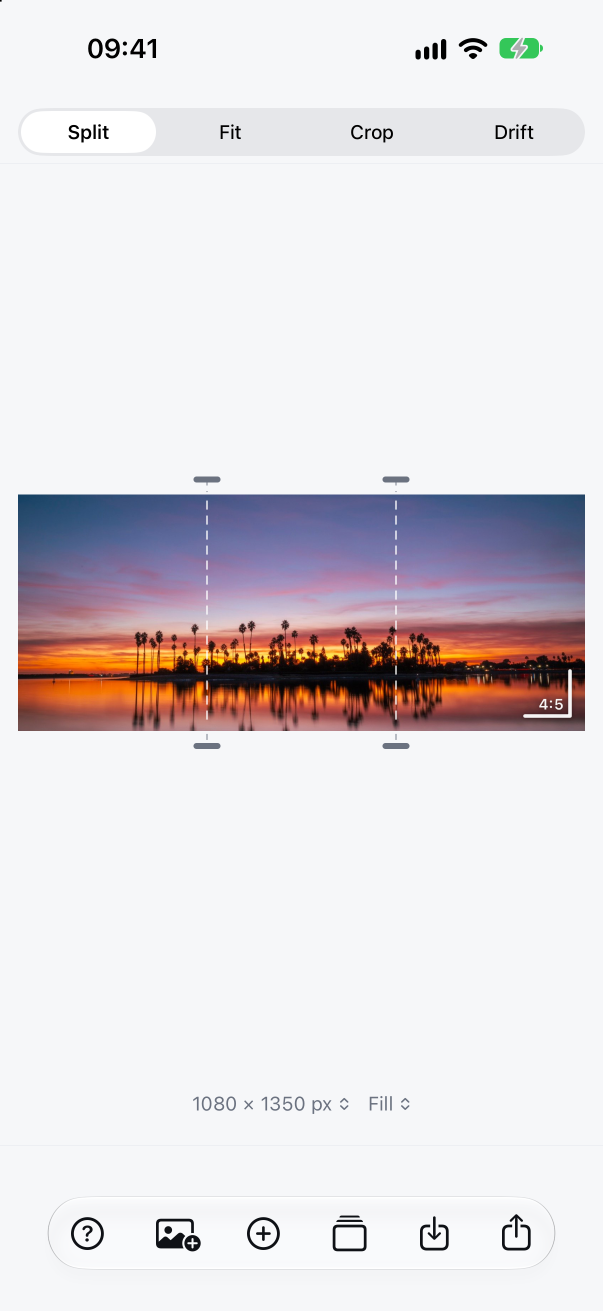
#> input picture appstore/screenshots-6.3/01-split.png, 1206 x 2622 px, found by its file name (shown at 1/2 size)
$ python make-universal.py
#> lines starting #> are read from the running program, lines starting #| are printed output that depends on the picture; after the words box and inside, x2 and y2 are one past the last pixel; in counts of white or black regions, pixels touching at a corner belong together
"""Compose the App Store universal creative asset (5244 x 2950, opaque PNG)."""
from PIL import Image, ImageDraw, ImageFont, ImageFilter

W, H = 5244, 2950
BG = (246, 247, 249)
TEXT = (17, 19, 23)
SECONDARY = (107, 114, 128)
MUTED = (154, 160, 172)
STROKE = (228, 231, 236)

SF = "/System/Library/Fonts/SFNS.ttf"


def font(size, weight):
    f = ImageFont.truetype(SF, size)
    try:
        f.set_variation_by_name(weight)
    except Exception:
        pass
    return f


def text_size(draw, s, f, tracking=0):
    if tracking == 0:
        return draw.textlength(s, font=f)
    return sum(draw.textlength(ch, font=f) for ch in s) + tracking * (len(s) - 1)


def draw_tracked(draw, xy, s, f, fill, tracking):
    x, y = xy
    for ch in s:
        draw.text((x, y), ch, font=f, fill=fill)
        x += draw.textlength(ch, font=f) + tracking


canvas = Image.new("RGB", (W, H), BG)
draw = ImageDraw.Draw(canvas)

# --- right: screenshot in a white rounded card -------------------------------
shot = Image.open("appstore/screenshots-6.3/01-split.png").convert("RGB")
shot_h = 2100
shot_w = round(shot.width * shot_h / shot.height)          # 1206x2622 -> ~966
#> shot_w = 966
shot = shot.resize((shot_w, shot_h), Image.LANCZOS)
#> shot: PIL image 966x2100 RGB
radius = 64
card_x, card_y = W - 778 - shot_w, (H - shot_h) // 2
#> card_x = 3500; card_y = 425

# soft shadow
shadow = Image.new("RGBA", (W, H), (0, 0, 0, 0))
#> shadow: PIL image 5244x2950 RGBA; every value is 0
sd = ImageDraw.Draw(shadow)
sd.rounded_rectangle(
    [card_x - 10, card_y + 30, card_x + shot_w + 10, card_y + shot_h + 30],
    radius=radius + 10, fill=(17, 19, 23, 60),
)
shadow = shadow.filter(ImageFilter.GaussianBlur(46))
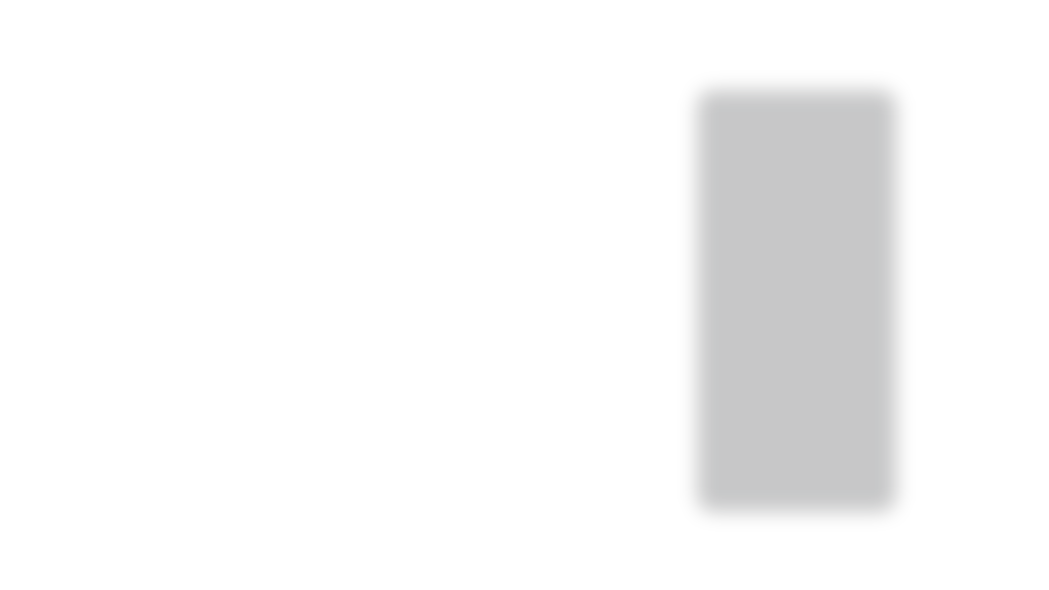
#> shadow: PIL image 5244x2950 RGBA (shown at 1/5 size); mean R, G, B, A 2.3, 2.5, 3.1, 8; transparent parts drawn white
canvas = Image.alpha_composite(canvas.convert("RGBA"), shadow).convert("RGB")
draw = ImageDraw.Draw(canvas)

# white card + screenshot clipped to rounded corners
card = Image.new("RGB", (shot_w, shot_h), (255, 255, 255))
#> card: PIL image 966x2100 RGB; every value is 255
card.paste(shot, (0, 0))
mask = Image.new("L", (shot_w, shot_h), 0)
#> mask: PIL image 966x2100 L; every value is 0
ImageDraw.Draw(mask).rounded_rectangle([0, 0, shot_w - 1, shot_h - 1], radius=radius, fill=255)
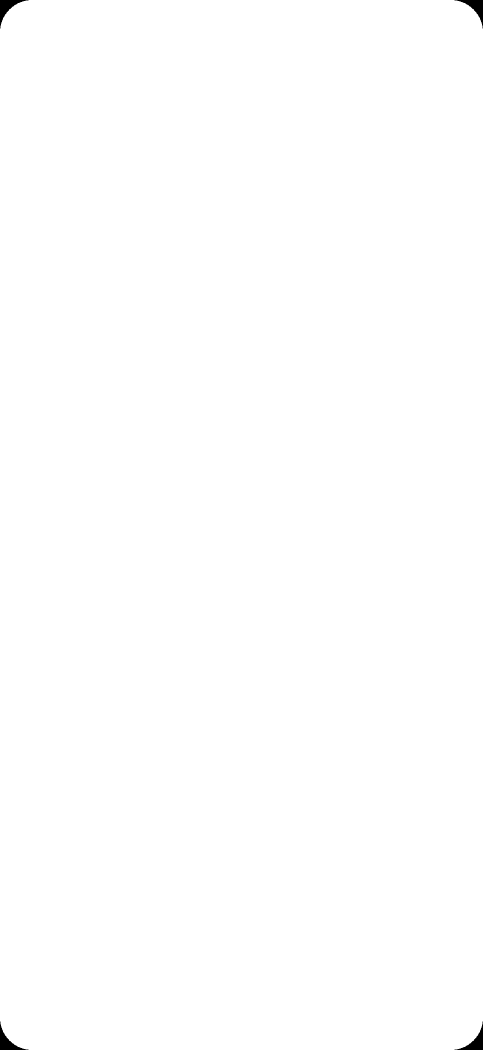
#> mask: PIL image 966x2100 L (shown at 1/2 size); 99.8% white; 4 black regions, box (x1, y1, x2, y2) and area: (0, 0, 57, 57) 901, (909, 0, 966, 57) 901, (0, 2043, 57, 2100) 901, (909, 2043, 966, 2100) 901
canvas.paste(card, (card_x, card_y), mask)
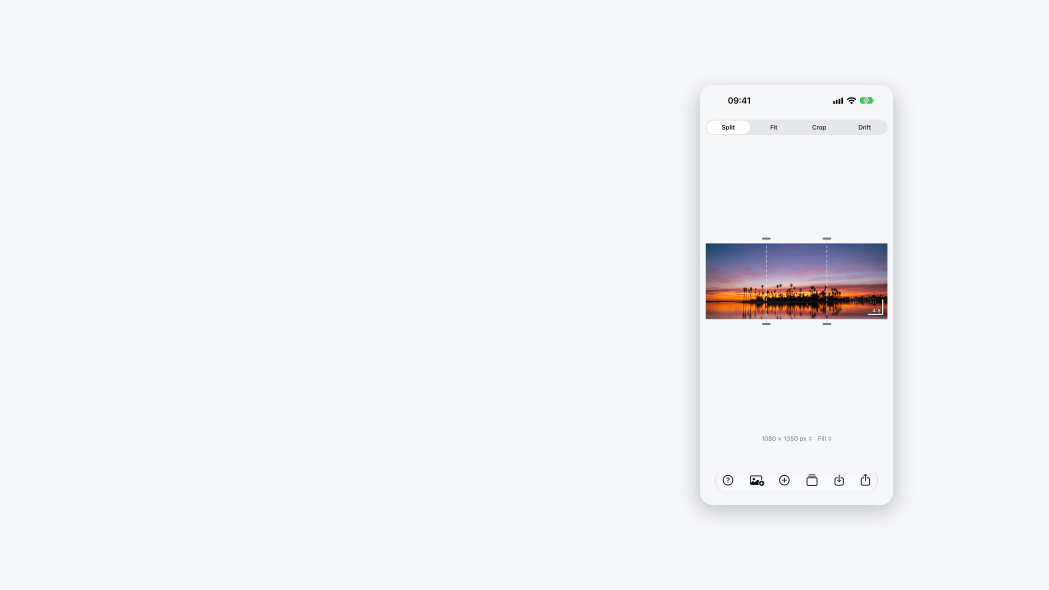
#> canvas: PIL image 5244x2950 RGB (shown at 1/5 size); mean R, G, B 242.7, 243, 245.1
draw = ImageDraw.Draw(canvas)
draw.rounded_rectangle(
    [card_x, card_y, card_x + shot_w - 1, card_y + shot_h - 1],
    radius=radius, outline=STROKE, width=3,
)

# --- left: icon, wordmark, tagline ------------------------------------------
#> (the run stopped early here; a loop or call above may not have finished)

$ run again, with appstore/screenshots-6.3/02-drift.png copied over appstore/screenshots-6.3/01-split.png
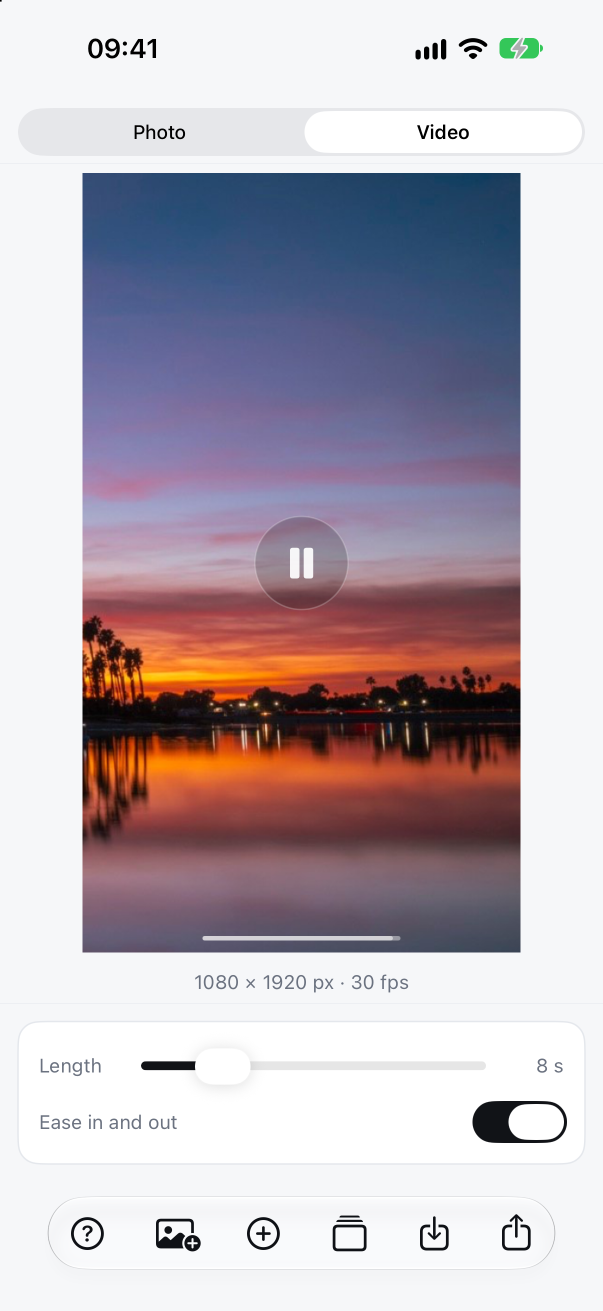
#> input picture appstore/screenshots-6.3/02-drift.png, 1206 x 2622 px, found by its file name (shown at 1/2 size)
#> card: PIL image 966x2100 RGB; every value is 255
#> `canvas.paste(card, (card_x, card_y), mask)`:
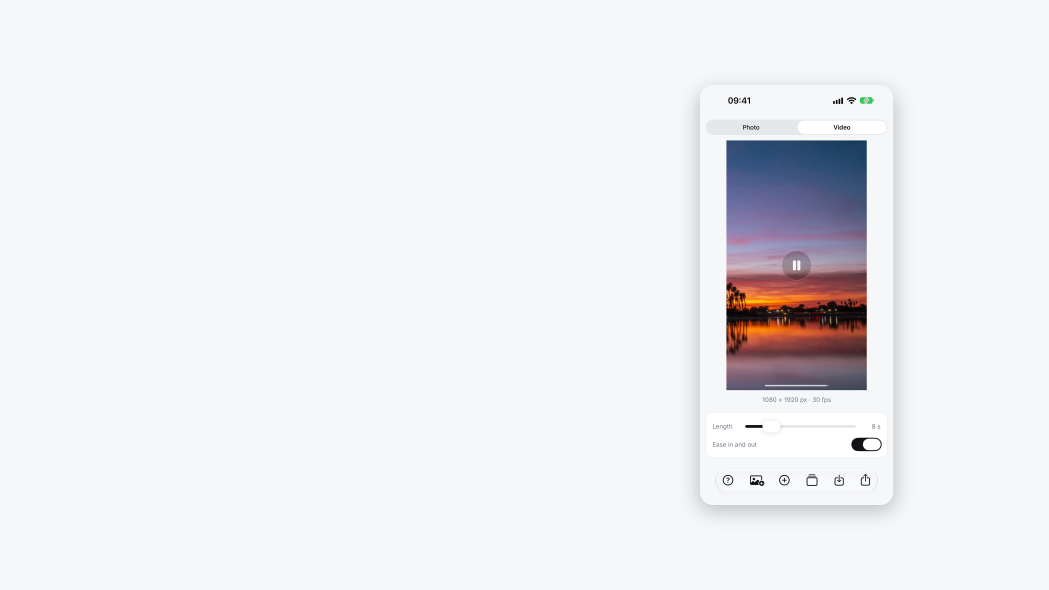
#> canvas: PIL image 5244x2950 RGB (shown at 1/5 size); mean R, G, B 237.7, 237.3, 240.1

$ run again, with appstore/screenshots-6.3/03-fit.png copied over appstore/screenshots-6.3/01-split.png
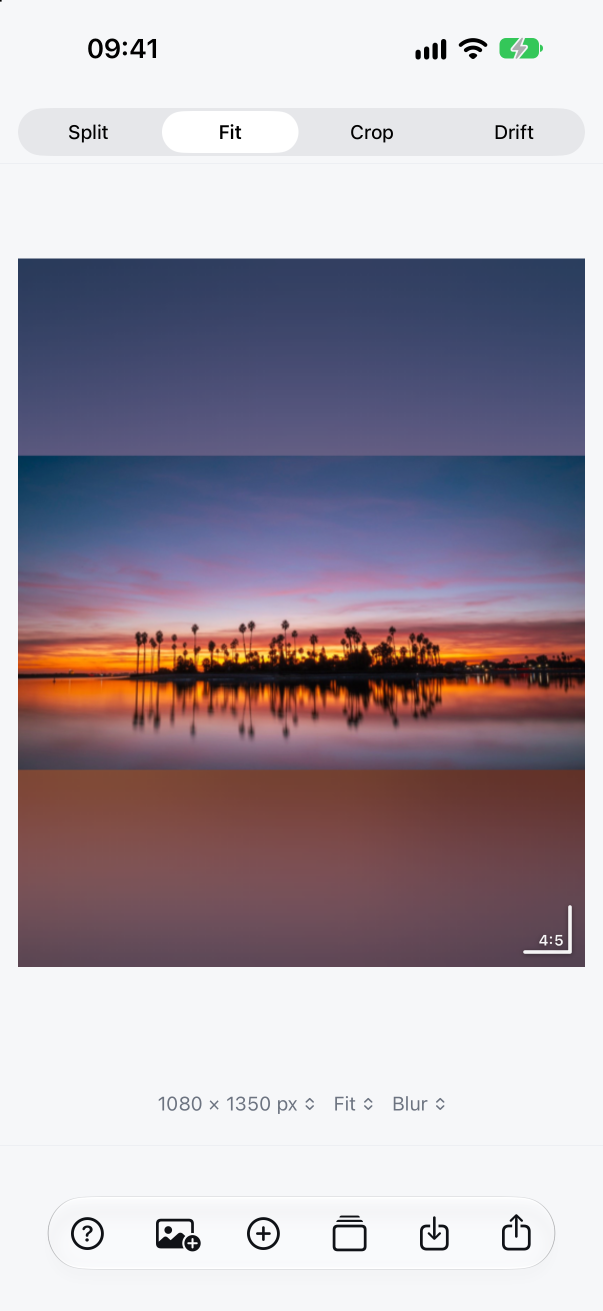
#> input picture appstore/screenshots-6.3/03-fit.png, 1206 x 2622 px, found by its file name (shown at 1/2 size)
#> card: PIL image 966x2100 RGB; every value is 255
#> `canvas.paste(card, (card_x, card_y), mask)`:
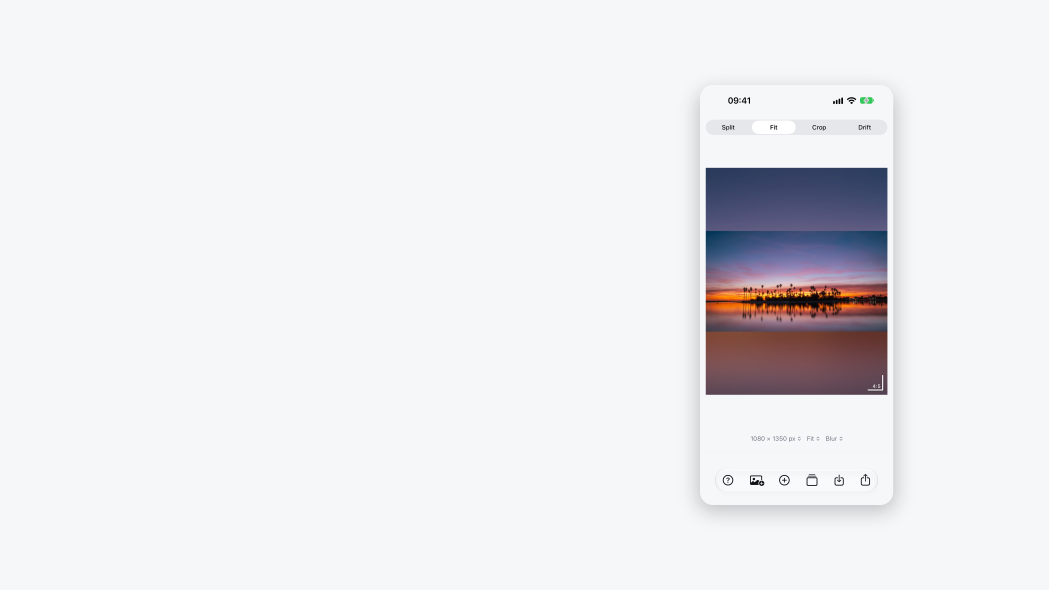
#> canvas: PIL image 5244x2950 RGB (shown at 1/5 size); mean R, G, B 235.8, 235.4, 238.4

$ run again, with appstore/screenshots-6.3/04-crop.png copied over appstore/screenshots-6.3/01-split.png
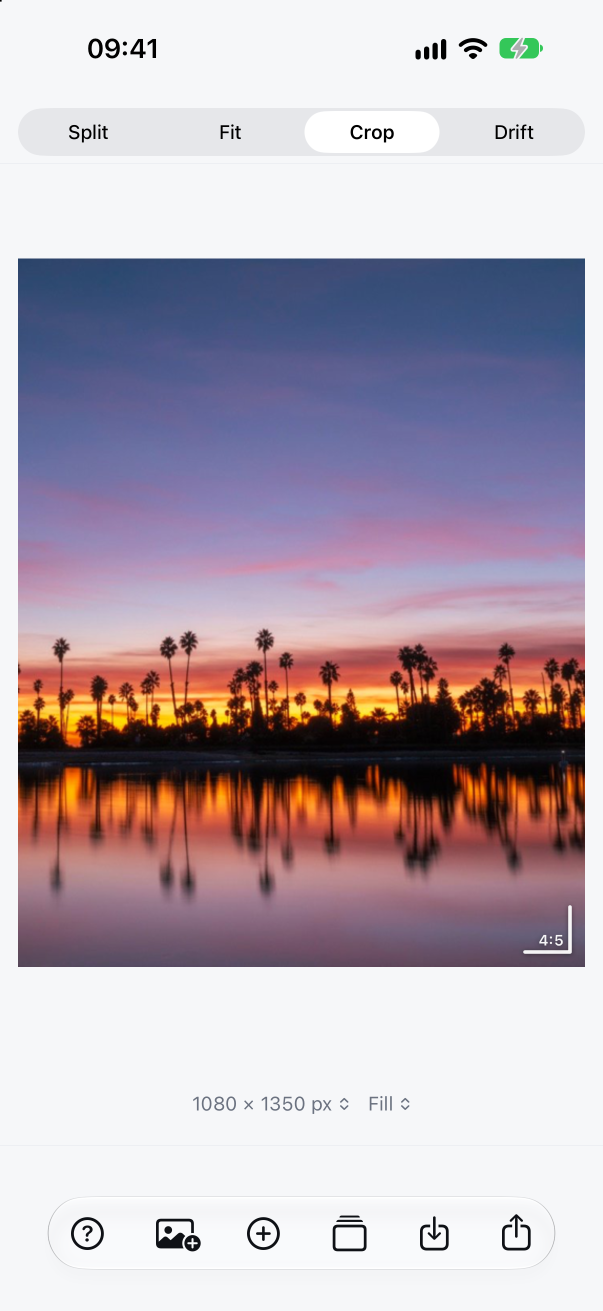
#> input picture appstore/screenshots-6.3/04-crop.png, 1206 x 2622 px, found by its file name (shown at 1/2 size)
#> card: PIL image 966x2100 RGB; every value is 255
#> `canvas.paste(card, (card_x, card_y), mask)`:
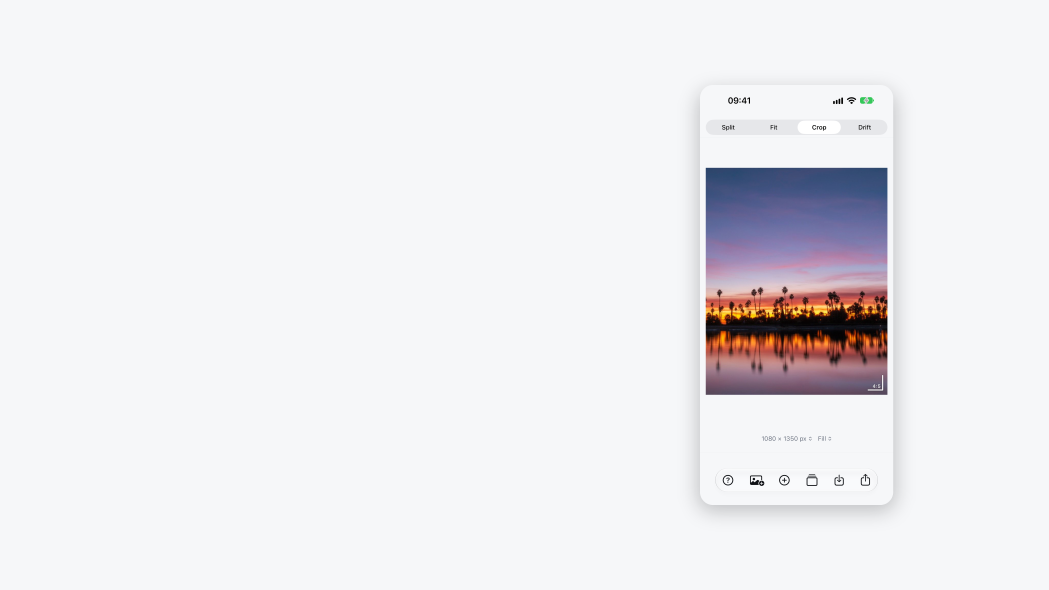
#> canvas: PIL image 5244x2950 RGB (shown at 1/5 size); mean R, G, B 237.2, 236.5, 239.5
